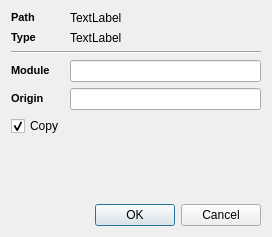
<?xml version="1.0" encoding="UTF-8"?>
<ui version="4.0">
 <class>ItemProperties</class>
 <widget class="QDialog" name="ItemProperties">
  <property name="geometry">
   <rect>
    <x>0</x>
    <y>0</y>
    <width>272</width>
    <height>237</height>
   </rect>
  </property>
  <property name="windowTitle">
   <string>Item Properties</string>
  </property>
  <layout class="QVBoxLayout" name="verticalLayout">
   <item>
    <layout class="QGridLayout" name="gridLayout">
     <item row="0" column="0">
      <widget class="QLabel" name="label">
       <property name="text">
        <string>&lt;!DOCTYPE HTML PUBLIC &quot;-//W3C//DTD HTML 4.0//EN&quot; &quot;http://www.w3.org/TR/REC-html40/strict.dtd&quot;&gt;
&lt;html&gt;&lt;head&gt;&lt;meta name=&quot;qrichtext&quot; content=&quot;1&quot; /&gt;&lt;style type=&quot;text/css&quot;&gt;
p, li { white-space: pre-wrap; }
&lt;/style&gt;&lt;/head&gt;&lt;body style=&quot; font-family:'MS Shell Dlg 2'; font-size:8.25pt; font-weight:400; font-style:normal;&quot;&gt;
&lt;p style=&quot; margin-top:0px; margin-bottom:0px; margin-left:0px; margin-right:0px; -qt-block-indent:0; text-indent:0px;&quot;&gt;&lt;span style=&quot; font-size:8pt; font-weight:600;&quot;&gt;Path&lt;/span&gt;&lt;/p&gt;&lt;/body&gt;&lt;/html&gt;</string>
       </property>
      </widget>
     </item>
     <item row="0" column="1">
      <widget class="QLabel" name="pathLabel">
       <property name="maximumSize">
        <size>
         <width>16777215</width>
         <height>16777215</height>
        </size>
       </property>
       <property name="text">
        <string>TextLabel</string>
       </property>
       <property name="wordWrap">
        <bool>false</bool>
       </property>
       <property name="textInteractionFlags">
        <set>Qt::LinksAccessibleByMouse|Qt::TextSelectableByKeyboard|Qt::TextSelectableByMouse</set>
       </property>
      </widget>
     </item>
     <item row="1" column="0">
      <widget class="QLabel" name="label_2">
       <property name="text">
        <string>&lt;!DOCTYPE HTML PUBLIC &quot;-//W3C//DTD HTML 4.0//EN&quot; &quot;http://www.w3.org/TR/REC-html40/strict.dtd&quot;&gt;
&lt;html&gt;&lt;head&gt;&lt;meta name=&quot;qrichtext&quot; content=&quot;1&quot; /&gt;&lt;style type=&quot;text/css&quot;&gt;
p, li { white-space: pre-wrap; }
&lt;/style&gt;&lt;/head&gt;&lt;body style=&quot; font-family:'MS Shell Dlg 2'; font-size:8.25pt; font-weight:400; font-style:normal;&quot;&gt;
&lt;p style=&quot; margin-top:0px; margin-bottom:0px; margin-left:0px; margin-right:0px; -qt-block-indent:0; text-indent:0px;&quot;&gt;&lt;span style=&quot; font-size:8pt; font-weight:600;&quot;&gt;Type&lt;/span&gt;&lt;/p&gt;&lt;/body&gt;&lt;/html&gt;</string>
       </property>
      </widget>
     </item>
     <item row="1" column="1">
      <widget class="QLabel" name="typeLabel">
       <property name="text">
        <string>TextLabel</string>
       </property>
      </widget>
     </item>
     <item row="2" column="0" colspan="2">
      <widget class="Line" name="line">
       <property name="orientation">
        <enum>Qt::Horizontal</enum>
       </property>
      </widget>
     </item>
     <item row="3" column="0">
      <widget class="QLabel" name="label_3">
       <property name="text">
        <string>&lt;!DOCTYPE HTML PUBLIC &quot;-//W3C//DTD HTML 4.0//EN&quot; &quot;http://www.w3.org/TR/REC-html40/strict.dtd&quot;&gt;
&lt;html&gt;&lt;head&gt;&lt;meta name=&quot;qrichtext&quot; content=&quot;1&quot; /&gt;&lt;style type=&quot;text/css&quot;&gt;
p, li { white-space: pre-wrap; }
&lt;/style&gt;&lt;/head&gt;&lt;body style=&quot; font-family:'MS Shell Dlg 2'; font-size:8.25pt; font-weight:400; font-style:normal;&quot;&gt;
&lt;p style=&quot; margin-top:0px; margin-bottom:0px; margin-left:0px; margin-right:0px; -qt-block-indent:0; text-indent:0px;&quot;&gt;&lt;span style=&quot; font-size:8pt; font-weight:600;&quot;&gt;Module&lt;/span&gt;&lt;/p&gt;&lt;/body&gt;&lt;/html&gt;</string>
       </property>
      </widget>
     </item>
     <item row="3" column="1">
      <widget class="QLineEdit" name="moduleLE">
       <property name="toolTip">
        <string>Name of CC3D module that will be responsible for handling this resource. It has to be the same as the name of plugin/steppable listed in the XML script. E.g. FocalPointPlasticity</string>
       </property>
      </widget>
     </item>
     <item row="4" column="0">
      <widget class="QLabel" name="label_4">
       <property name="text">
        <string>&lt;!DOCTYPE HTML PUBLIC &quot;-//W3C//DTD HTML 4.0//EN&quot; &quot;http://www.w3.org/TR/REC-html40/strict.dtd&quot;&gt;
&lt;html&gt;&lt;head&gt;&lt;meta name=&quot;qrichtext&quot; content=&quot;1&quot; /&gt;&lt;style type=&quot;text/css&quot;&gt;
p, li { white-space: pre-wrap; }
&lt;/style&gt;&lt;/head&gt;&lt;body style=&quot; font-family:'MS Shell Dlg 2'; font-size:8.25pt; font-weight:400; font-style:normal;&quot;&gt;
&lt;p style=&quot; margin-top:0px; margin-bottom:0px; margin-left:0px; margin-right:0px; -qt-block-indent:0; text-indent:0px;&quot;&gt;&lt;span style=&quot; font-size:8pt; font-weight:600;&quot;&gt;Origin&lt;/span&gt;&lt;/p&gt;&lt;/body&gt;&lt;/html&gt;</string>
       </property>
      </widget>
     </item>
     <item row="4" column="1">
      <widget class="QLineEdit" name="originLE">
       <property name="whatsThis">
        <string>This is optional label. It informa users whether e.g. a given file was an output of module serialization. This purpose of this lebel is to provide basic provenance information.</string>
       </property>
      </widget>
     </item>
     <item row="5" column="0">
      <widget class="QCheckBox" name="copyCHB">
       <property name="toolTip">
        <string>Checked box means that resource will be copied to simulation directory.</string>
       </property>
       <property name="text">
        <string>Copy</string>
       </property>
       <property name="checked">
        <bool>true</bool>
       </property>
      </widget>
     </item>
     <item row="5" column="1">
      <spacer name="horizontalSpacer">
       <property name="orientation">
        <enum>Qt::Horizontal</enum>
       </property>
       <property name="sizeHint" stdset="0">
        <size>
         <width>40</width>
         <height>20</height>
        </size>
       </property>
      </spacer>
     </item>
    </layout>
   </item>
   <item>
    <spacer name="verticalSpacer">
     <property name="orientation">
      <enum>Qt::Vertical</enum>
     </property>
     <property name="sizeHint" stdset="0">
      <size>
       <width>20</width>
       <height>56</height>
      </size>
     </property>
    </spacer>
   </item>
   <item>
    <layout class="QHBoxLayout" name="horizontalLayout">
     <item>
      <spacer name="horizontalSpacer_2">
       <property name="orientation">
        <enum>Qt::Horizontal</enum>
       </property>
       <property name="sizeHint" stdset="0">
        <size>
         <width>40</width>
         <height>20</height>
        </size>
       </property>
      </spacer>
     </item>
     <item>
      <widget class="QPushButton" name="pushButton">
       <property name="text">
        <string>OK</string>
       </property>
      </widget>
     </item>
     <item>
      <widget class="QPushButton" name="pushButton_2">
       <property name="text">
        <string>Cancel</string>
       </property>
      </widget>
     </item>
    </layout>
   </item>
  </layout>
 </widget>
 <resources/>
 <connections>
  <connection>
   <sender>pushButton</sender>
   <signal>clicked()</signal>
   <receiver>ItemProperties</receiver>
   <slot>accept()</slot>
   <hints>
    <hint type="sourcelabel">
     <x>238</x>
     <y>216</y>
    </hint>
    <hint type="destinationlabel">
     <x>177</x>
     <y>192</y>
    </hint>
   </hints>
  </connection>
  <connection>
   <sender>pushButton_2</sender>
   <signal>clicked()</signal>
   <receiver>ItemProperties</receiver>
   <slot>reject()</slot>
   <hints>
    <hint type="sourcelabel">
     <x>349</x>
     <y>221</y>
    </hint>
    <hint type="destinationlabel">
     <x>327</x>
     <y>164</y>
    </hint>
   </hints>
  </connection>
 </connections>
</ui>
